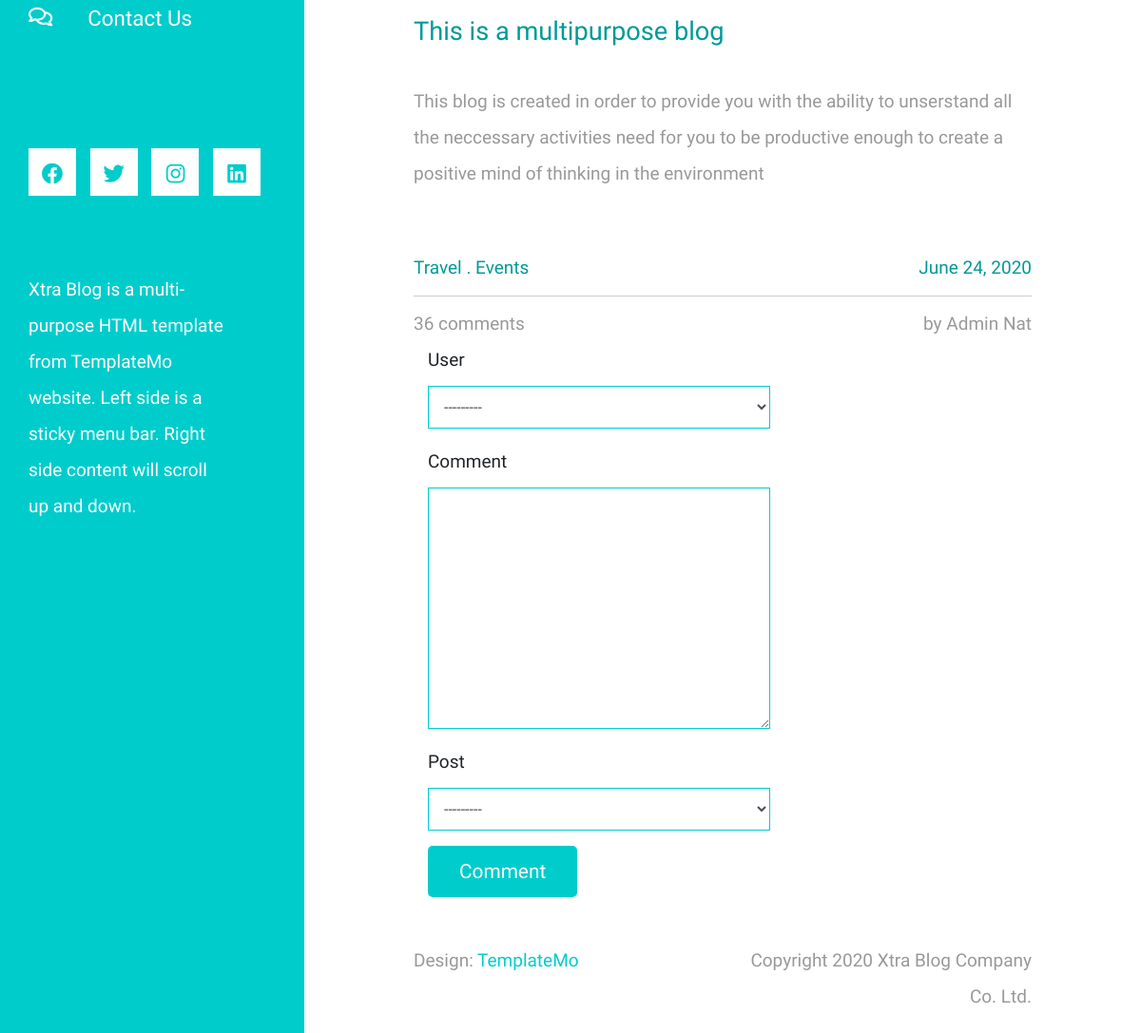
The app's page /1/ (lower part), older data.
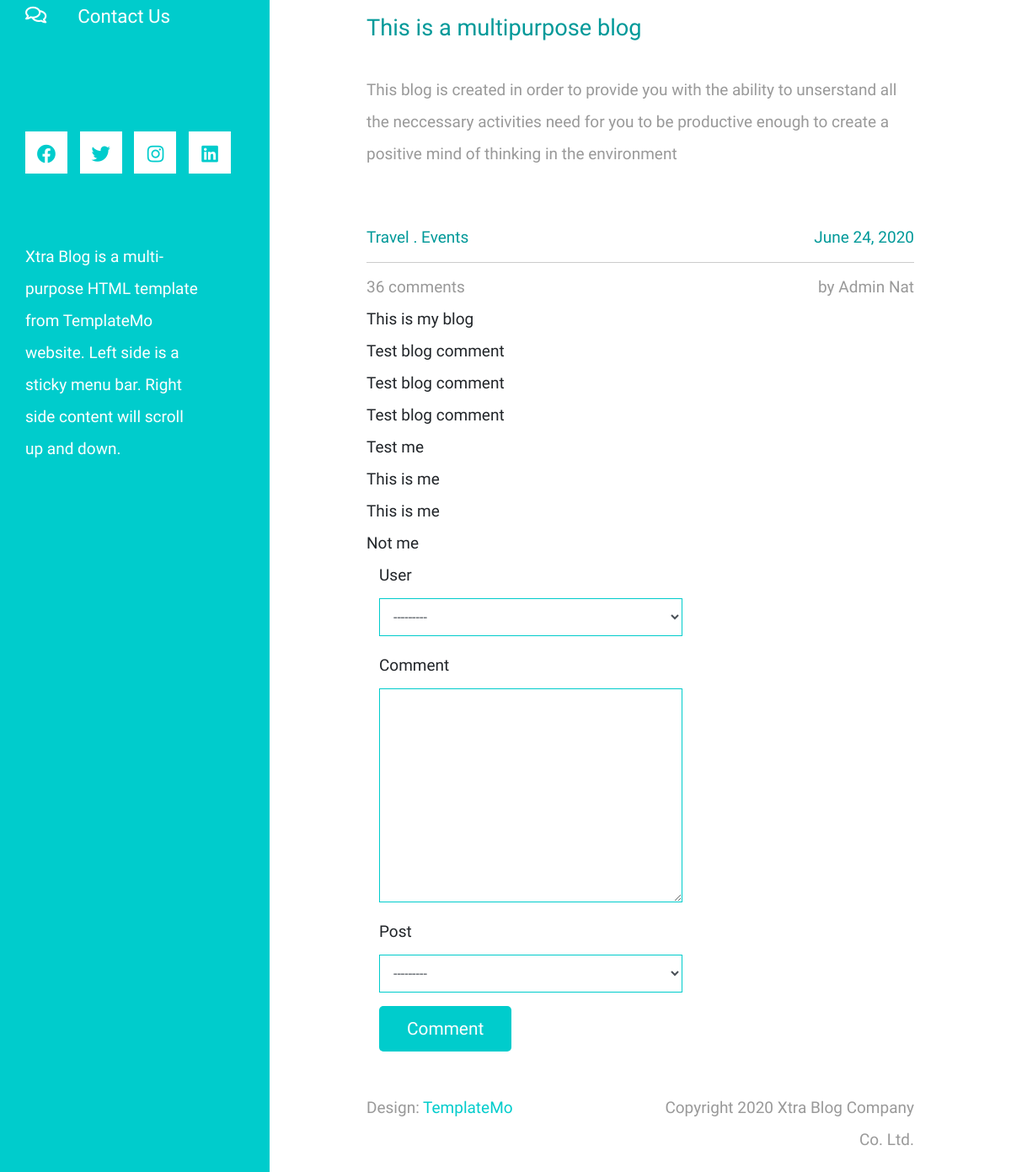
The same page, newer data.
### core/models.py (models this page shows)
class Blog(models.Model):
    CHOICES=(
        ("Travel", "Travel"),
        ("Sport", "Sport"),
        ("Nature", "Nature"),
    )
    image=models.ImageField(upload_to="blog/images")
    title = models.CharField(max_length=100)
    blog_texts=models.TextField(max_length=3000)
    category=models.CharField(choices=CHOICES, max_length=10)
    date_posted=models.DateField(auto_now_add=True)
    def  __str__(self):
        return self.title

class Comment(models.Model):
    user=models.ForeignKey(User, on_delete=models.CASCADE, blank=True, null=True)
    comment=models.TextField(max_length=2000)
    date_posted=models.DateField(auto_now_add=True)
    post=models.ForeignKey(Blog, on_delete=models.CASCADE, null=True, blank=True)

### core/views.py (the view, shortened to what this page needs)
# urls.py: path("<str:pk>/", PostDetailView.as_view(), name="post_detail"),
class PostDetailView(View):
    def get(self, request, pk, *args, **kwargs):
        form = CommentForm
        blog = Blog.objects.get(pk=pk)
        comment=blog.comment_set.all()
        context={"blog": blog, "form": form, "comment": comment}
        return render(request, "blog/post_detail.html", context)

### core/templates/blog/post_detail.html (shortened to what this page needs)
{% extends 'blog/base.html' %}
{% load static %}
{% load widget_tweaks %}
    {% block body %}
        <div class="container-fluid">
            <main class="tm-main">
                <article class="col-12tm-post">
                    <a href="" class="effect-lily tm-post-link tm-pt-60">
                        <h2 class="tm-pt-30 tm-color-primary tm-post-title">{{ blog.title }}</h2>
                    </a>
                    <p class="tm-pt-30">
                        {{ blog.blog_texts }}
                    </p>
                    <div class="d-flex justify-content-between tm-pt-45">
                        <span class="tm-color-primary">Travel . Events</span>
                        <span class="tm-color-primary">June 24, 2020</span>
                    </div>
                    <hr>
                    <div class="d-flex justify-content-between">
                        <span>36 comments</span>
                        <span>by Admin Nat</span>
                    </div>
                    {% for comment in comment %}
                            <div class="comment">
                                {{ comment.comment }}
                            </div>
                        {% endfor %}
                    <div class="col-12">
                        <form action="" class="mb-5 tm-comment-form" method="POST">
                            {% for field in form.visible_fields %}
                                <div class="form-group">
                                    <label for="{{ field.id_for_label }}">{{ field.label }}</label>
                                        {{ field|add_class:'form-control' }}
                                </div>
                            {% endfor %}
                            <button class="tm-btn tm-btn-primary tm-btn-small">Comment</button>
                        </form>
                    </div>
                    </article>
                <footer class="row tm-row">
                    <div class="col-md-6 col-12 tm-color-gray">
                        Design: <a rel="nofollow" target="_parent" href="https://templatemo.com" class="tm-external-link">TemplateMo</a>
                    </div>
                    <div class="col-md-6 col-12 tm-color-gray tm-copyright">
                        Copyright 2020 Xtra Blog Company Co. Ltd.
                    </div>
                </footer>
            </main>
        </div>
    {% endblock %}

### core/templates/blog/base.html (shortened to what this page needs)
{% load static %}
<!DOCTYPE html>
<html lang="en">
<head>
	<link rel="stylesheet" href="{% static 'fontawesome/css/all.min.css' %}">
    <link href="{% static 'css/bootstrap.min.css' %}" rel="stylesheet">
    <link href="{% static 'css/templatemo-xtra-blog.css' %}" rel="stylesheet">
</head>
<body>
    {% include 'blog/navigation.html' %}
    {% block body %}
    {% endblock %}
</body>
</html>

### core/templates/blog/navigation.html (shortened to what this page needs)
<header class="tm-header" id="tm-header">
            <div class="tm-header-wrapper">
                <nav class="tm-nav" id="tm-nav">
                    <ul>
                        <li class="tm-nav-item"><a href="{% url 'contact' %}" class="tm-nav-link">
                            <i class="far fa-comments"></i>
                            Contact Us
                        </a></li>
                    </ul>
                </nav>
                <div class="tm-mb-65">
                    <a rel="nofollow" href="https://fb.com/templatemo" class="tm-social-link">
                        <i class="fab fa-facebook tm-social-icon"></i>
                    </a>
                    <a href="https://twitter.com" class="tm-social-link">
                        <i class="fab fa-twitter tm-social-icon"></i>
                    </a>
                    <a href="https://instagram.com" class="tm-social-link">
                        <i class="fab fa-instagram tm-social-icon"></i>
                    </a>
                    <a href="https://linkedin.com" class="tm-social-link">
                        <i class="fab fa-linkedin tm-social-icon"></i>
                    </a>
                </div>
                <p class="tm-mb-80 pr-5 text-white">
                    Xtra Blog is a multi-purpose HTML template from TemplateMo website. Left side is a sticky menu bar. Right side content will scroll up and down.
                </p>
            </div>
        </header>

Row changes from the older to the newer data that the page shows:
added Comment: comment "This is my blog"
added Comment: comment "Test blog comment"
added Comment: comment "Test blog comment"
added Comment: comment "Test blog comment"
added Comment: comment "Test me"
added Comment: comment "This is me"
added Comment: comment "This is me"
added Comment: comment "Not me"
